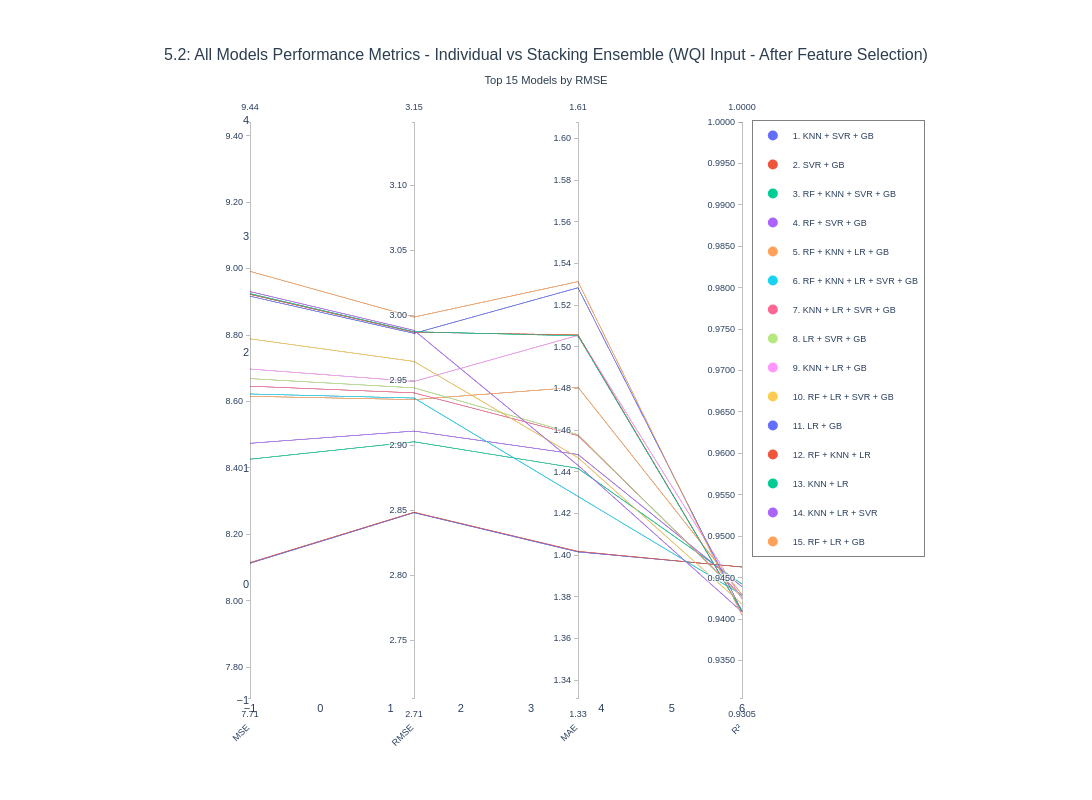

Source (notebook cell):
### Code cell
fig_all_models_52 = plot_parallel_coordinates_all_models(
    results_df=results_df_WQIInput_retrain,
    y_test=y_test_WQIInput_retrain,
    rf_pred=rf_pred_WQIInput_retrain,
    gb_pred=gb_pred_WQIInput_retrain,
    lr_pred=lr_pred_WQIInput_retrain,
    knn_pred=knn_pred_WQIInput_retrain,
    svr_pred=svr_pred_WQIInput_retrain,
    title="5.2: All Models Performance Metrics - Individual vs Stacking Ensemble (WQI Input - After Feature Selection)"
)

fig_all_models_52.show()

### Figure 1 — Plotly figure (JSON) as saved in the notebook; plotly's stock layout.template omitted (floating-point values rounded to 4 significant figures)
{"data": [{"dimensions": [{"label": "MSE", "range": [7.707, 9.441], "tickformat": ".2f", "values": [8.113, 8.115, 8.426, 8.474, 8.615, 8.622, 8.646, 8.669, 8.698, 8.788, 8.917, 8.922, 8.925, 8.931, 8.992]}, {"label": "RMSE", "range": [2.706, 3.149], "tickformat": ".2f", "values": [2.848, 2.849, 2.903, 2.911, 2.935, 2.936, 2.94, 2.944, 2.949, 2.965, 2.986, 2.987, 2.987, 2.988, 2.999]}, {"label": "MAE", "range": [1.331, 1.608], "tickformat": ".2f", "values": [1.402, 1.402, 1.442, 1.448, 1.481, 1.428, 1.457, 1.458, 1.505, 1.447, 1.528, 1.506, 1.505, 1.443, 1.531]}, {"label": "R²", "range": [0.9305, 1], "tickformat": ".4f", "values": [0.9463, 0.9463, 0.9442, 0.9439, 0.943, 0.9429, 0.9428, 0.9426, 0.9424, 0.9418, 0.941, 0.9409, 0.9409, 0.9409, 0.9405]}], "labelangle": -45, "labelside": "bottom", "line": {"color": [0, 1, 2, 3, 4, 5, 6, 7, 8, 9, 10, 11, 12, 13, 14], "colorscale": [[0, "#636EFA"], [0.07143, "#EF553B"], [0.1429, "#00CC96"], [0.2143, "#AB63FA"], [0.2857, "#FFA15A"], [0.3571, "#19D3F3"], [0.4286, "#FF6692"], [0.5, "#B6E880"], [0.5714, "#FF97FF"], [0.6429, "#FECB52"], [0.7143, "#636EFA"], [0.7857, "#EF553B"], [0.8571, "#00CC96"], [0.9286, "#AB63FA"], [1, "#FFA15A"]], "showscale": false}, "type": "parcoords"}, {"hovertemplate": "<b>KNN + SVR + GB</b><br>Num Models: 3<br>MSE: 8.1128<br>RMSE: 2.8483<br>MAE: 1.4016<br>R²: 0.9463<br><extra></extra>", "legendgroup": "KNN + SVR + GB", "marker": {"color": "#636EFA", "size": 10}, "mode": "markers", "name": "1. KNN + SVR + GB", "showlegend": true, "type": "scatter", "x": [null], "y": [null]}, {"hovertemplate": "<b>SVR + GB</b><br>Num Models: 2<br>MSE: 8.1148<br>RMSE: 2.8486<br>MAE: 1.4019<br>R²: 0.9463<br><extra></extra>", "legendgroup": "SVR + GB", "marker": {"color": "#EF553B", "size": 10}, "mode": "markers", "name": "2. SVR + GB", "showlegend": true, "type": "scatter", "x": [null], "y": [null]}, {"hovertemplate": "<b>RF + KNN + SVR + GB</b><br>Num Models: 4<br>MSE: 8.4261<br>RMSE: 2.9028<br>MAE: 1.4417<br>R²: 0.9442<br><extra></extra>", "legendgroup": "RF + KNN + SVR + GB", "marker": {"color": "#00CC96", "size": 10}, "mode": "markers", "name": "3. RF + KNN + SVR + GB", "showlegend": true, "type": "scatter", "x": [null], "y": [null]}, {"hovertemplate": "<b>RF + SVR + GB</b><br>Num Models: 3<br>MSE: 8.4740<br>RMSE: 2.9110<br>MAE: 1.4483<br>R²: 0.9439<br><extra></extra>", "legendgroup": "RF + SVR + GB", "marker": {"color": "#AB63FA", "size": 10}, "mode": "markers", "name": "4. RF + SVR + GB", "showlegend": true, "type": "scatter", "x": [null], "y": [null]}, {"hovertemplate": "<b>RF + KNN + LR + GB</b><br>Num Models: 4<br>MSE: 8.6154<br>RMSE: 2.9352<br>MAE: 1.4806<br>R²: 0.9430<br><extra></extra>", "legendgroup": "RF + KNN + LR + GB", "marker": {"color": "#FFA15A", "size": 10}, "mode": "markers", "name": "5. RF + KNN + LR + GB", "showlegend": true, "type": "scatter", "x": [null], "y": [null]}, {"hovertemplate": "<b>RF + KNN + LR + SVR + GB</b><br>Num Models: 5<br>MSE: 8.6225<br>RMSE: 2.9364<br>MAE: 1.4282<br>R²: 0.9429<br><extra></extra>", "legendgroup": "RF + KNN + LR + SVR + GB", "marker": {"color": "#19D3F3", "size": 10}, "mode": "markers", "name": "6. RF + KNN + LR + SVR + GB", "showlegend": true, "type": "scatter", "x": [null], "y": [null]}, {"hovertemplate": "<b>KNN + LR + SVR + GB</b><br>Num Models: 4<br>MSE: 8.6459<br>RMSE: 2.9404<br>MAE: 1.4574<br>R²: 0.9428<br><extra></extra>", "legendgroup": "KNN + LR + SVR + GB", "marker": {"color": "#FF6692", "size": 10}, "mode": "markers", "name": "7. KNN + LR + SVR + GB", "showlegend": true, "type": "scatter", "x": [null], "y": [null]}, {"hovertemplate": "<b>LR + SVR + GB</b><br>Num Models: 3<br>MSE: 8.6687<br>RMSE: 2.9443<br>MAE: 1.4578<br>R²: 0.9426<br><extra></extra>", "legendgroup": "LR + SVR + GB", "marker": {"color": "#B6E880", "size": 10}, "mode": "markers", "name": "8. LR + SVR + GB", "showlegend": true, "type": "scatter", "x": [null], "y": [null]}, {"hovertemplate": "<b>KNN + LR + GB</b><br>Num Models: 3<br>MSE: 8.6975<br>RMSE: 2.9492<br>MAE: 1.5055<br>R²: 0.9424<br><extra></extra>", "legendgroup": "KNN + LR + GB", "marker": {"color": "#FF97FF", "size": 10}, "mode": "markers", "name": "9. KNN + LR + GB", "showlegend": true, "type": "scatter", "x": [null], "y": [null]}, {"hovertemplate": "<b>RF + LR + SVR + GB</b><br>Num Models: 4<br>MSE: 8.7885<br>RMSE: 2.9645<br>MAE: 1.4468<br>R²: 0.9418<br><extra></extra>", "legendgroup": "RF + LR + SVR + GB", "marker": {"color": "#FECB52", "size": 10}, "mode": "markers", "name": "10. RF + LR + SVR + GB", "showlegend": true, "type": "scatter", "x": [null], "y": [null]}, {"hovertemplate": "<b>LR + GB</b><br>Num Models: 2<br>MSE: 8.9168<br>RMSE: 2.9861<br>MAE: 1.5283<br>R²: 0.9410<br><extra></extra>", "legendgroup": "LR + GB", "marker": {"color": "#636EFA", "size": 10}, "mode": "markers", "name": "11. LR + GB", "showlegend": true, "type": "scatter", "x": [null], "y": [null]}, {"hovertemplate": "<b>RF + KNN + LR</b><br>Num Models: 3<br>MSE: 8.9223<br>RMSE: 2.9870<br>MAE: 1.5057<br>R²: 0.9409<br><extra></extra>", "legendgroup": "RF + KNN + LR", "marker": {"color": "#EF553B", "size": 10}, "mode": "markers", "name": "12. RF + KNN + LR", "showlegend": true, "type": "scatter", "x": [null], "y": [null]}, {"hovertemplate": "<b>KNN + LR</b><br>Num Models: 2<br>MSE: 8.9246<br>RMSE: 2.9874<br>MAE: 1.5052<br>R²: 0.9409<br><extra></extra>", "legendgroup": "KNN + LR", "marker": {"color": "#00CC96", "size": 10}, "mode": "markers", "name": "13. KNN + LR", "showlegend": true, "type": "scatter", "x": [null], "y": [null]}, {"hovertemplate": "<b>KNN + LR + SVR</b><br>Num Models: 3<br>MSE: 8.9308<br>RMSE: 2.9884<br>MAE: 1.4431<br>R²: 0.9409<br><extra></extra>", "legendgroup": "KNN + LR + SVR", "marker": {"color": "#AB63FA", "size": 10}, "mode": "markers", "name": "14. KNN + LR + SVR", "showlegend": true, "type": "scatter", "x": [null], "y": [null]}, {"hovertemplate": "<b>RF + LR + GB</b><br>Num Models: 3<br>MSE: 8.9917<br>RMSE: 2.9986<br>MAE: 1.5313<br>R²: 0.9405<br><extra></extra>", "legendgroup": "RF + LR + GB", "marker": {"color": "#FFA15A", "size": 10}, "mode": "markers", "name": "15. RF + LR + GB", "showlegend": true, "type": "scatter", "x": [null], "y": [null]}], "layout": {"font": {"family": "Arial, sans-serif", "size": 11}, "height": 800, "hovermode": "closest", "legend": {"bgcolor": "rgba(255, 255, 255, 0.95)", "bordercolor": "gray", "borderwidth": 1, "font": {"size": 9}, "orientation": "v", "x": 1.02, "xanchor": "left", "y": 1, "yanchor": "top"}, "margin": {"b": 100, "l": 250, "r": 350, "t": 120}, "paper_bgcolor": "white", "plot_bgcolor": "white", "showlegend": true, "title": {"font": {"color": "#2c3e50", "family": "Arial, sans-serif", "size": 16}, "text": "5.2: All Models Performance Metrics - Individual vs Stacking Ensemble (WQI Input - After Feature Selection)<br><sub>Top 15 Models by RMSE</sub>", "x": 0.5, "xanchor": "center"}, "width": 1400, "xaxis": {"showgrid": false}, "yaxis": {"showgrid": false}}}
